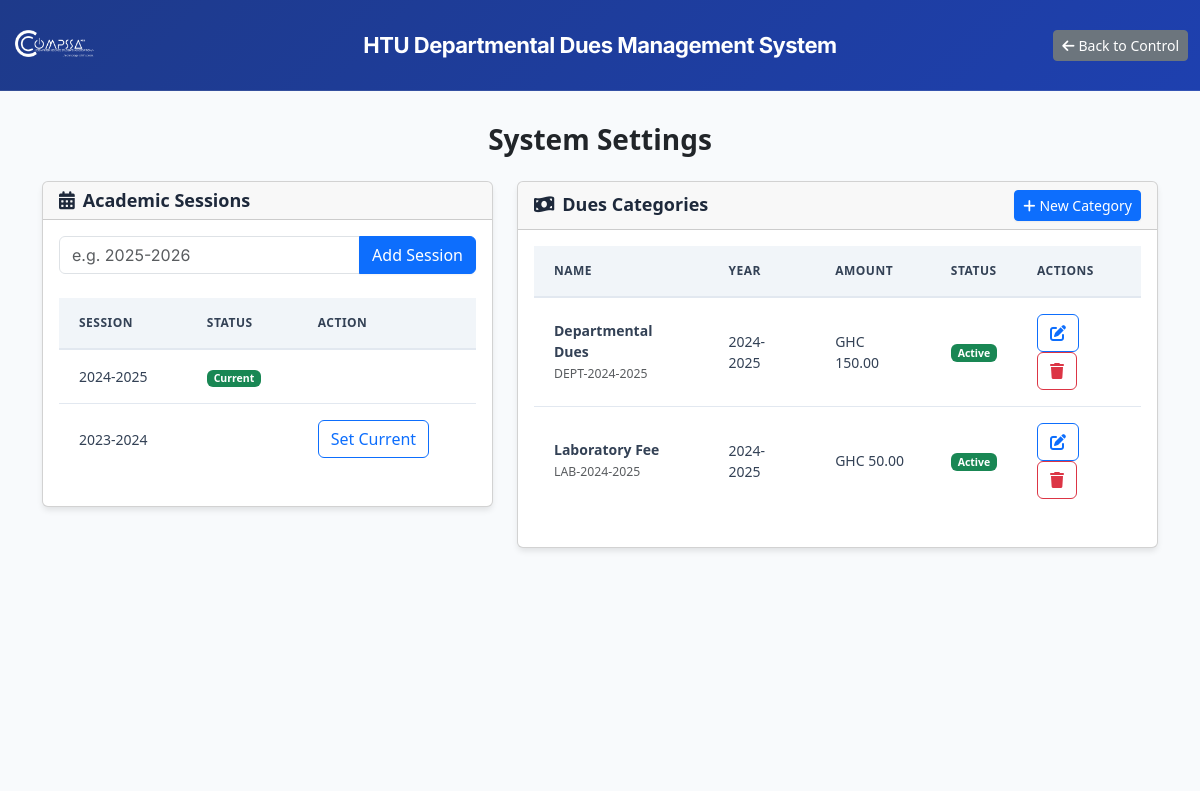
The app's page /windows/settings.php (signed in) with its own data.
### tables this page shows
CREATE TABLE academic_sessions (
    session_id INT PRIMARY KEY AUTO_INCREMENT,
    session_name VARCHAR(20) NOT NULL UNIQUE,
    is_current BOOLEAN DEFAULT FALSE,
    created_at TIMESTAMP DEFAULT CURRENT_TIMESTAMP
);

CREATE TABLE dues (
    due_id INT PRIMARY KEY AUTO_INCREMENT,
    due_name VARCHAR(100) NOT NULL,
    due_code VARCHAR(50) NOT NULL UNIQUE,
    programme_id INT NULL,
    amount DECIMAL(10,2) NOT NULL,
    academic_year VARCHAR(20),
    is_mandatory BOOLEAN DEFAULT TRUE,
    status ENUM('Active', 'Inactive') DEFAULT 'Active',
    created_by INT NULL,
    created_at TIMESTAMP DEFAULT CURRENT_TIMESTAMP,
    FOREIGN KEY (created_by) REFERENCES users(user_id),
    FOREIGN KEY (programme_id) REFERENCES programmes(programme_id)
);

### includes/functions.php (called while the page is built, shortened)
<?php
function formatCurrency($amount) {
    return 'GHC ' . number_format($amount, 2);
}
?>

### windows/settings.php (the view, shortened to what this page needs)
<?php
require_once '../includes/functions.php';
try {
    $pdo = getDBConnection();
    $sessions = $pdo->query("SELECT * FROM academic_sessions ORDER BY session_name DESC")->fetchAll();
    $dues = $pdo->query("SELECT d.*, p.programme_name
                         FROM dues d
                         LEFT JOIN programmes p ON d.programme_id = p.programme_id
                         ORDER BY d.academic_year DESC, d.due_name")->fetchAll();
} catch (PDOException $e) {
    $error_message = 'Data fetching failed: ' . $e->getMessage();
}
?>
<!DOCTYPE html>
<html lang="en">
<head>
    <link rel="stylesheet" href="../css/style.css">
    <link href="https://cdn.jsdelivr.net/npm/bootstrap@5.3.0/dist/css/bootstrap.min.css" rel="stylesheet">
    <link href="https://cdnjs.cloudflare.com/ajax/libs/font-awesome/6.0.0/css/all.min.css" rel="stylesheet">
</head>
<body>
    <header class="app-header">
        <div class="container-fluid">
            <div class="row align-items-center">
                <div class="col-md-2">
                    <img src="../assets/compssa_logo.png" alt="COMPSSA Logo" class="logo">
                </div>
                <div class="col-md-8 text-center">
                    <h1 class="app-title"><?php echo APP_NAME; ?></h1>
                </div>
                <div class="col-md-2 text-end">
                    <a href="control.php" class="btn btn-secondary btn-sm">
                        <i class="fas fa-arrow-left me-1"></i>Back to Control
                    </a>
                </div>
            </div>
        </div>
    </header>
    <main class="main-content">
        <div class="container">
            <div class="row">
                <div class="col-12">
                    <h2 class="text-center mb-4" style="color: var(--blue); font-size: 28px; font-weight: bold;">
                        System Settings
                    </h2>
                    <div class="row">
                        <div class="col-md-5">
                            <div class="card mb-4">
                                <div class="card-header">
                                    <h5 class="mb-0"><i class="fas fa-calendar-alt me-2"></i>Academic Sessions</h5>
                                </div>
                                <div class="card-body">
                                    <form method="POST" class="mb-3">
                                        <div class="input-group">
                                            <input type="text" name="session_name" class="form-control" placeholder="e.g. 2025-2026" required>
                                            <button type="submit" class="btn btn-primary">Add Session</button>
                                        </div>
                                    </form>
                                    <div class="table-responsive">
                                        <table class="table table-sm table-hover">
                                            <thead>
                                                <tr>
                                                    <th>Session</th>
                                                    <th>Status</th>
                                                    <th>Action</th>
                                                </tr>
                                            </thead>
                                            <tbody>
                                                <?php foreach ($sessions as $session): ?>
                                                    <tr>
                                                        <td><?php echo $session['session_name']; ?></td>
                                                        <td>
                                                            <?php if ($session['is_current']): ?>
                                                                <span class="badge bg-success">Current</span>
                                                            <?php endif; ?>
                                                        </td>
                                                        <td>
                                                            <?php if (!$session['is_current']): ?>
                                                                <form method="POST">
                                                                    <button type="submit" class="btn btn-xs btn-outline-primary">Set Current</button>
                                                                </form>
                                                            <?php endif; ?>
                                                        </td>
                                                    </tr>
                                                <?php endforeach; ?>
                                            </tbody>
                                        </table>
                                    </div>
                                </div>
                            </div>
                        </div>
                        <div class="col-md-7">
                            <div class="card mb-4">
                                <div class="card-header d-flex justify-content-between align-items-center">
                                    <h5 class="mb-0"><i class="fas fa-money-bill-wave me-2"></i>Dues Categories</h5>
                                    <button class="btn btn-sm btn-primary" data-bs-toggle="modal" data-bs-target="#addDueModal">
                                        <i class="fas fa-plus me-1"></i>New Category
                                    </button>
                                </div>
                                <div class="card-body">
                                    <div class="table-responsive">
                                        <table class="table table-sm table-hover">
                                            <thead>
                                                <tr>
                                                    <th>Name</th>
                                                    <th>Year</th>
                                                    <th>Amount</th>
                                                    <th>Status</th>
                                                    <th>Actions</th>
                                                </tr>
                                            </thead>
                                            <tbody>
                                                <?php foreach ($dues as $due): ?>
                                                    <tr>
                                                        <td>
                                                            <div class="fw-bold"><?php echo $due['due_name']; ?></div>
                                                            <small class="text-muted"><?php echo $due['due_code']; ?></small>
                                                        </td>
                                                        <td><?php echo $due['academic_year']; ?></td>
                                                        <td><?php echo formatCurrency($due['amount']); ?></td>
                                                        <td>
                                                            <span class="badge bg-<?php echo $due['status'] == 'Active' ? 'success' : 'secondary'; ?>">
                                                                <?php echo $due['status']; ?>
                                                            </span>
                                                        </td>
                                                        <td>
                                                            <button class="btn btn-xs btn-outline-primary" onclick='editDue(<?php echo json_encode($due); ?>)'>
                                                                <i class="fas fa-edit"></i>
                                                            </button>
                                                            <button class="btn btn-xs btn-outline-danger" onclick='deleteDue(<?php echo $due["due_id"]; ?>)'>
                                                                <i class="fas fa-trash"></i>
                                                            </button>
                                                        </td>
                                                    </tr>
                                                <?php endforeach; ?>
                                            </tbody>
                                        </table>
                                    </div>
                                </div>
                            </div>
                        </div>
                    </div>
                </div>
            </div>
        </div>
    </main>
</body>
</html>

### css/style.css (style rules this page uses)
:root { --rich-blue: #1e3a8a; --rich-blue-hover: #1e40af; --rich-blue-light: #3b82f6; --pale-gray: #f8fafc; --gray-100: #f1f5f9; --gray-200: #e2e8f0; --gray-300: #cbd5e1; --gray-400: #94a3b8; --gray-600: #475569; --gray-700: #334155; --gray-800: #1e293b; --success: #10b981; --success-light: #d1fae5; --warning: #f59e0b; --warning-light: #fef3c7; --danger: #ef4444; --danger-light: #fee2e2; --info: #3b82f6; --info-light: #dbeafe; --shadow-sm: 0 1px 2px 0 rgba(0, 0, 0, 0.05); --shadow-md: 0 4px 6px -1px rgba(0, 0, 0, 0.1); --shadow-lg: 0 10px 15px -3px rgba(0, 0, 0, 0.1); --shadow-xl: 0 20px 25px -5px rgba(0, 0, 0, 0.1); --radius-sm: 6px; --radius-md: 10px; --radius-lg: 16px; --radius-xl: 20px; }
* { margin: 0; padding: 0; box-sizing: border-box; }
body { font-family: 'Inter', -apple-system, BlinkMacSystemFont, 'Segoe UI', sans-serif; font-size: 15px; line-height: 1.6; color: var(--gray-700); background-color: var(--pale-gray); -webkit-font-smoothing: antialiased; -moz-osx-font-smoothing: grayscale; }
.app-header { background: linear-gradient(135deg, var(--rich-blue) 0%, #1e40af 100%); color: white; padding: 0px 0; box-shadow: var(--shadow-md); border-bottom: 1px solid rgba(255, 255, 255, 0.1); }
.logo { max-height: 90px; width: auto; filter: brightness(0) invert(1); }
.app-title { font-family: 'Inter', sans-serif; font-size: 22px; font-weight: 700; color: white; margin: 0; letter-spacing: -0.5px; }
.main-content { min-height: calc(100vh - 100px); padding: 32px 0; background-color: var(--pale-gray); }
.form-control { border: 1.5px solid var(--gray-300); border-radius: var(--radius-md); padding: 12px 16px; font-size: 15px; background: white; transition: all 0.2s ease; color: var(--gray-700); font-family: 'Inter', sans-serif; }
.form-control::placeholder { color: var(--gray-400); }
.input-group { margin-bottom: 24px; }
.btn { font-family: 'Inter', sans-serif; font-weight: 600; padding: 12px 24px; border-radius: var(--radius-md); font-size: 15px; transition: all 0.2s ease; border: none; cursor: pointer; display: inline-flex; align-items: center; justify-content: center; gap: 8px; }
.btn-primary { background: var(--rich-blue); color: white; box-shadow: var(--shadow-sm); }
.btn-secondary { background: white; color: var(--rich-blue); border: 1.5px solid var(--gray-300); }
.btn-outline-primary { background: transparent; color: var(--rich-blue); border: 1.5px solid var(--rich-blue); }
.btn-sm { padding: 8px 16px; font-size: 13px; }
.table { margin-bottom: 0; font-size: 14px; }
.table thead th { background-color: var(--gray-100); color: var(--gray-700); font-weight: 700; border: none; padding: 16px 20px; text-transform: uppercase; font-size: 12px; letter-spacing: 0.5px; border-bottom: 2px solid var(--gray-200); }
.table tbody td { padding: 16px 20px; color: var(--gray-700); border-bottom: 1px solid var(--gray-200); vertical-align: middle; }
.table tbody tr { transition: background-color 0.15s ease; }
.table tbody tr:last-child td { border-bottom: none; }
.badge { padding: 6px 12px; border-radius: 6px; font-size: 12px; font-weight: 600; display: inline-block; }
.card { border: 1px solid var(--gray-200); border-radius: var(--radius-lg); box-shadow: var(--shadow-md); margin-bottom: 24px; background: white; overflow: hidden; transition: all 0.2s ease; }
.card-header { background: white; color: var(--gray-800); font-weight: 700; border-radius: 0; padding: 20px 24px; border-bottom: 2px solid var(--gray-200); font-size: 18px; }
.card-header h5 { color: var(--gray-800); font-weight: 700; margin: 0; font-size: 18px; }
.card-body { padding: 24px; }
.text-muted { color: var(--gray-600) !important; }
* { transition-timing-function: cubic-bezier(0.4, 0, 0.2, 1); }

### records on screen
academic_sessions: session_name "2024-2025", is_current "Current"
academic_sessions: session_name "2023-2024"
dues: due_name "Departmental Dues", due_code "DEPT-2024-2025", academic_year "2024-2025", amount "GHC 150.00", status "Active"
dues: due_name "Laboratory Fee", due_code "LAB-2024-2025", academic_year "2024-2025", amount "GHC 50.00", status "Active"

### other values on screen
APP_NAME "HTU Departmental Dues Management System"
